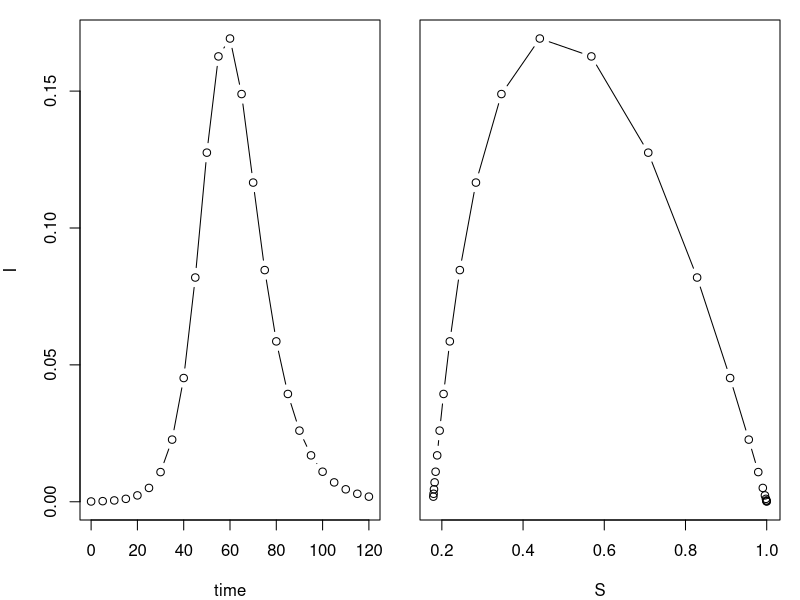
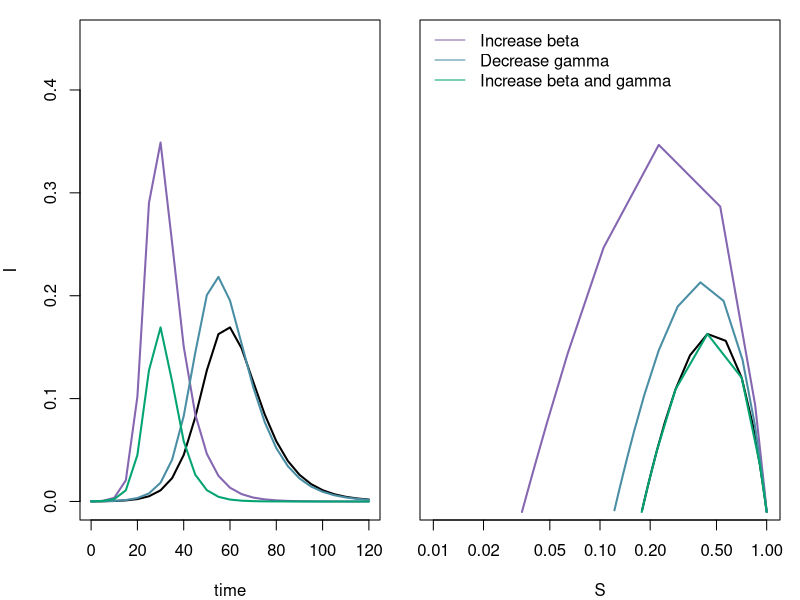

These figures' R source, in order:
### R code from vignette source 'deterministic-models.rnw'
### Encoding: UTF-8

###################################################
### code chunk number 1: deterministic-models.rnw:104-105
###################################################
require(deSolve)                          #deSolve library needed for this computing session


###################################################
### code chunk number 2: deterministic-models.rnw:109-124
###################################################
sir.model.closed <- function (t, x, params) {    #here we begin a function with three arguments
  S <- x[1]                               #create local variable S, the first element of x
  I <- x[2]                               #create local variable I
  R <- x[3]                               #create local variable R
  with(                                   #we can simplify code using "with"
       as.list(params),                   #this argument to "with" lets us use the variable names
       {                                  #the system of rate equations
         dS <- -beta*S*I
         dI <- beta*S*I-gamma*I
         dR <- gamma*I
         dx <- c(dS,dI,dR)                #combine results into a single vector dx
         list(dx)                         #return result as a list
       }
       )
}


###################################################
### code chunk number 3: deterministic-models.rnw:133-136
###################################################
times <- seq(0,120,by=5)                    #function seq returns a sequence
params <- c(beta=0.3,gamma=1/7)             #function c "c"ombines values into a vector
xstart <- c(S=9999/10000,I=1/10000,R=0)     #initial conditions


###################################################
### code chunk number 4: deterministic-models.rnw:140-141
###################################################
out <- as.data.frame(ode(xstart,times,sir.model.closed,params))  #result stored in dataframe


###################################################
### code chunk number 5: deterministic-models.rnw:144-149
###################################################
op <- par(fig=c(0,0.5,0,1),mar=c(4,4,1,1))                  #set graphical parameters
plot(I~time,data=out,type='b')                              #plot the I variable against time
par(fig=c(0.5,1,0,1),mar=c(4,1,1,1),new=T)                  #re-set graphical parameters
plot(I~S,data=out,type='b',yaxt='n',xlab='S')               #plot phase portrait
par(op)                                                     #re-set graphical parameters


###################################################
### exercise number 1
###################################################

# explore system dynamics at different parameter values

params2 <- c(beta=0.5,gamma=1/7)             #larger value of beta
params3 <- c(beta=0.3,gamma=1/8)             #smaller value of gamma
params4 <- c(beta=0.6,gamma=2/7)             #multiply both by 2

out2 <- as.data.frame(lsoda(xstart,times,sir.model.closed,params2))
out3 <- as.data.frame(lsoda(xstart,times,sir.model.closed,params3))
out4 <- as.data.frame(lsoda(xstart,times,sir.model.closed,params4))

op <- par(fig=c(0,0.5,0,1),mar=c(4,4,1,1))
plot(I~time,data=out,type='l', lwd=2, ylim=c(0, 0.45))
lines(I~time,data=out2,type='l', lwd=2, col='#8566B1')
lines(I~time,data=out3,type='l',lwd=2, col='#498EA4')
lines(I~time,data=out4,type='l', lwd=2, col='#04A472')
par(fig=c(0.5,1,0,1),mar=c(4,1,1,1),new=T)
plot(I~S,data=out,type='l',lwd=2, log='x',yaxt='n',xlab='S', ylim=c(0.01, 0.45), xlim=c(0.01, 1))
lines(I~S,data=out2,type='l', lwd=2, col='#8566B1')
lines(I~S,data=out3,type='l', lwd=2, col='#498EA4')
lines(I~S,data=out4,type='l', lwd=2, col='#04A472')
legend('topleft', col=c('#8566B1','#498EA4','#04A472'), legend=c('Increase beta', 'Decrease gamma', 'Increase beta and gamma'), lty=1, bty='n')
par(op)
